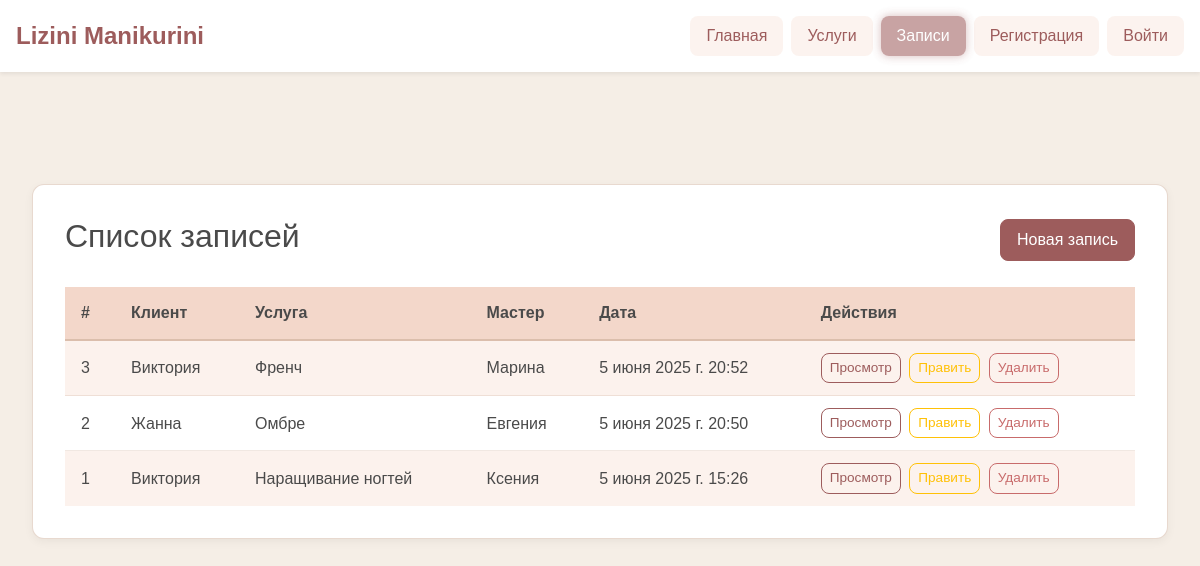
Page /appointments/ on the earlier database version.
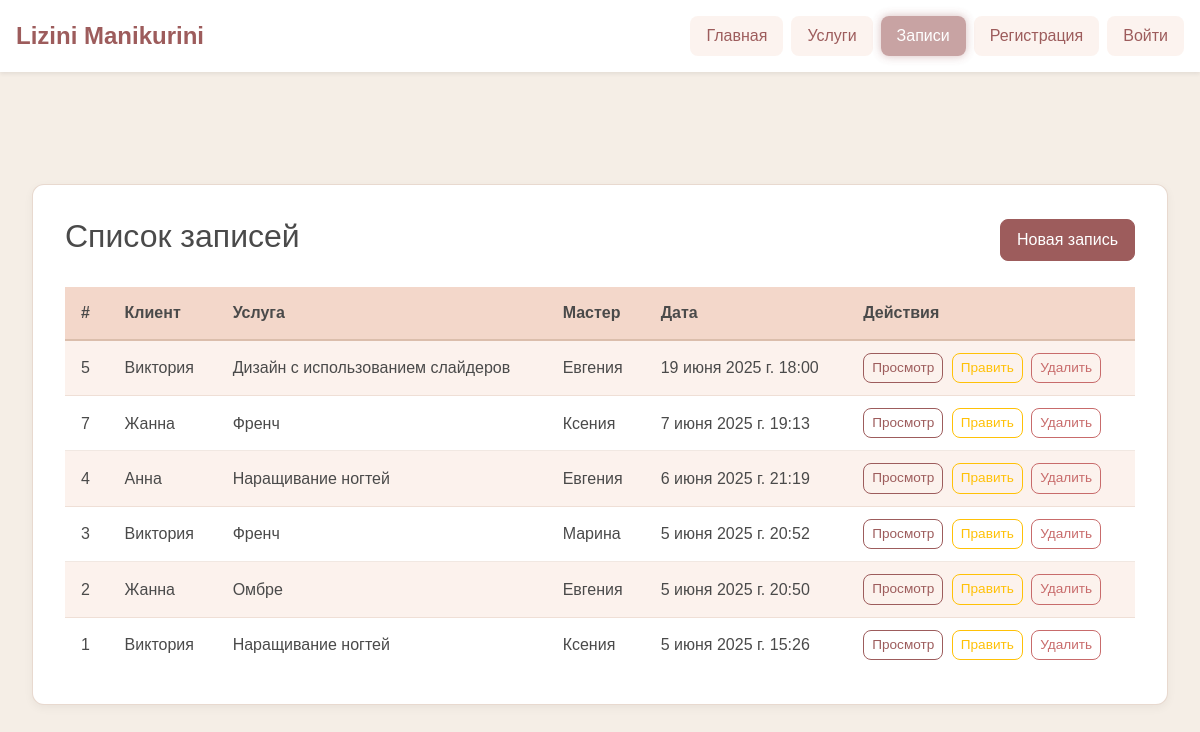
Same page on the later database version.
### website/models.py (models this page shows, shortened)
class Appointment(models.Model):
    client = models.ForeignKey(
        User,
        on_delete=models.SET_NULL,
        null=True,
        limit_choices_to={'role': 'client'},
        related_name='appointments',
        verbose_name='Клиент'
    )
    master = models.ForeignKey(
        Master,
        on_delete=models.SET_NULL,
        null=True,
        related_name='appointments',
        verbose_name='Мастер'
    )
    service = models.ForeignKey(
        Service,
        on_delete=models.SET_NULL,
        null=True,
        related_name='appointments',
        verbose_name='Услуга'
    )
    appointment_date = models.DateField(default=timezone.now, verbose_name='Дата записи')
    appointment_time = models.TimeField(verbose_name='Время записи')
    status = models.ForeignKey(
        AppointmentStatus,
        on_delete=models.SET_NULL,
        null=True,
        verbose_name='Статус'
    )
    price_paid = models.DecimalField(
        max_digits=10, decimal_places=2, null=True, blank=True, verbose_name='Оплачено'
    )
    created_at = models.DateTimeField(auto_now_add=True, verbose_name='Дата создания')
    updated_at = models.DateTimeField(auto_now=True, verbose_name='Дата изменения')
    class Meta:
        verbose_name = 'Запись'
        verbose_name_plural = 'Записи'
        ordering = ['-appointment_date', '-appointment_time']

class User(AbstractUser):
    ROLE_CHOICES = [
        ('client', 'Клиент'),
        ('master', 'Мастер'),
        ('admin', 'Администратор'),
    ]
    role = models.CharField(
        max_length=20,
        choices=ROLE_CHOICES,
        default='client',
        verbose_name='Роль'
    )
    created_at = models.DateTimeField(auto_now_add=True, verbose_name='Дата создания')
    updated_at = models.DateTimeField(auto_now=True, verbose_name='Дата изменения')
    groups = models.ManyToManyField(
        Group,
        related_name='website_user_set',
        blank=True,
        verbose_name='Группы',
        help_text='Группы пользователя',
        related_query_name='user',
    )
    user_permissions = models.ManyToManyField(
        Permission,
        related_name='website_user_permissions_set',
        blank=True,
        verbose_name='Права пользователя',
        help_text='Пользовательские права',
        related_query_name='user',
    )
    class Meta:
        verbose_name = 'Пользователь'
        verbose_name_plural = 'Пользователи'

class Service(models.Model):
    name = models.CharField(max_length=100, verbose_name='Название услуги')
    description = models.TextField(blank=True, verbose_name='Описание')
    price = models.DecimalField(max_digits=10, decimal_places=2, verbose_name='Цена')
    duration_minutes = models.PositiveIntegerField(verbose_name='Длительность (мин)')
    image = models.ImageField(upload_to='services/', blank=True, verbose_name='Картинка услуги')
    created_at = models.DateTimeField(auto_now_add=True, verbose_name='Дата создания')
    updated_at = models.DateTimeField(auto_now=True, verbose_name='Дата изменения')
    class Meta:
        verbose_name = 'Услуга'
        verbose_name_plural = 'Услуги'
        ordering = ['-created_at']

class Master(models.Model):
    name = models.CharField(max_length=100, verbose_name='Имя мастера')
    specialization = models.TextField(blank=True, verbose_name='Специализация')
    photo = models.ImageField(upload_to='masters/', blank=True, verbose_name='Фото мастера')
    created_at = models.DateTimeField(auto_now_add=True, verbose_name='Дата создания')
    updated_at = models.DateTimeField(auto_now=True, verbose_name='Дата изменения')
    class Meta:
        verbose_name = 'Мастер'
        verbose_name_plural = 'Мастера'
        ordering = ['name']

### website/views.py (the view)
# urls.py: path('appointments/', appointment_list, name='appointment_list'),
def appointment_list(request):
    appointments = Appointment.objects.select_related('client','master','service').all()
    return render(request, 'website/appointment_list.html', {'appointments': appointments})

### website/templates/website/appointment_list.html (shortened to what this page needs)
{% extends 'website/base.html' %}
{% block content %}
<div class="container my-4">
  <div class="crud-wrapper">
    <div class="d-flex justify-content-between align-items-center mb-4">
      <h2>Список записей</h2>
      <a href="{% url 'appointment_add' %}" class="btn btn-success">Новая запись</a>
    </div>
    <table>
      <thead>
        <tr>
          <th>#</th>
          <th>Клиент</th>
          <th>Услуга</th>
          <th>Мастер</th>
          <th>Дата</th>
          <th>Действия</th>
        </tr>
      </thead>
      <tbody>
        {% for a in appointments %}
        <tr>
          <td data-label="#"> {{ a.id }} </td>
          <td data-label="Клиент"> {{ a.client.username }} </td>
          <td data-label="Услуга"> {{ a.service.name }} </td>
          <td data-label="Мастер"> {{ a.master.name }} </td>
          <td data-label="Дата"> {{ a.appointment_date }} {{ a.appointment_time }} </td>
          <td data-label="Действия">
            <a href="{% url 'appointment_detail' a.pk %}" class="btn btn-sm btn-outline-primary me-1">Просмотр</a>
            <a href="{% url 'appointment_edit' a.pk %}" class="btn btn-sm btn-outline-warning me-1">Править</a>
            <a href="{% url 'appointment_delete' a.pk %}" class="btn btn-sm btn-outline-danger">Удалить</a>
          </td>
        </tr>
        {% endfor %}
      </tbody>
    </table>
  </div>
</div>
{% endblock %}

Differences in the rows shown:
added Appointment: id "5", client.username "Виктория", service.name "Дизайн с использованием слайдеров", master.name "Евгения", appointment_date "19 июня 2025 г.", appointment_time "18:00"
added Appointment: id "7", client.username "Жанна", service.name "Френч", master.name "Ксения", appointment_date "7 июня 2025 г.", appointment_time "19:13"
added Appointment: id "4", client.username "Анна", service.name "Наращивание ногтей", master.name "Евгения", appointment_date "6 июня 2025 г.", appointment_time "21:19"
